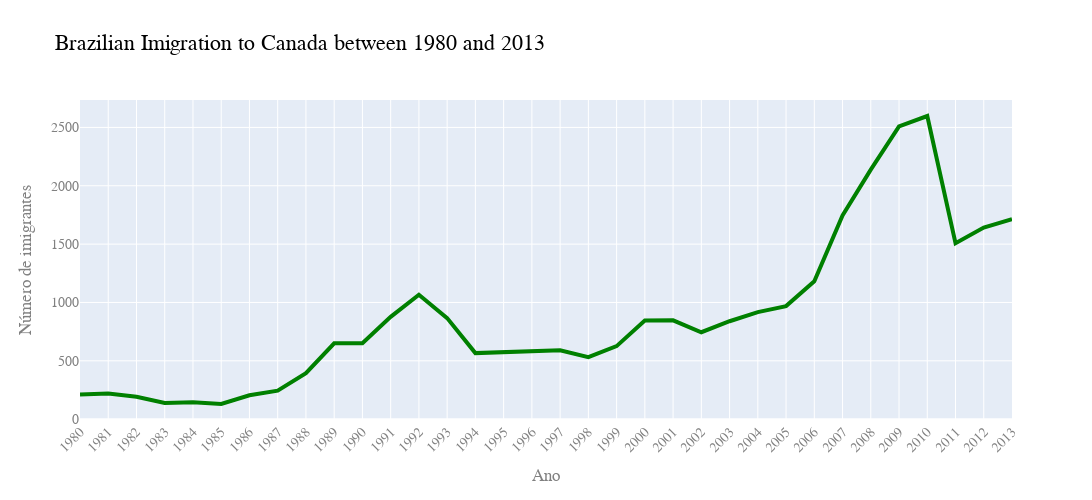

The cell this chart's notebook holds for it:
### Markdown cell above
# 10. Plotly

### Code cell
fig = px.line(data_brazil, x=data_brazil.index, y=data_brazil.Brazil,
             title='Brazilian Imigration to Canada between 1980 and 2013')

fig.update_traces(line_color='green', line_width=4)

fig.update_layout(width=1100, height=500,
                  xaxis={'tickangle':-45},
                  font_family='Arial',
                  font_size=14,
                  font_color='grey',
                  title_font_color='black',
                  title_font_size=22,
                  xaxis_title='Ano',
                  yaxis_title='Número de imigrantes')

fig.show()

### Figure 1 — Plotly figure (JSON) as saved in the notebook; plotly's stock layout.template omitted (floating-point values rounded to 4 significant figures)
{"data": [{"hovertemplate": "index=%{x}<br>Brazil=%{y}<extra></extra>", "legendgroup": "", "line": {"color": "green", "dash": "solid", "width": 4}, "marker": {"symbol": "circle"}, "mode": "lines", "name": "", "orientation": "v", "showlegend": false, "type": "scatter", "x": ["1980", "1981", "1982", "1983", "1984", "1985", "1986", "1987", "1988", "1989", "1990", "1991", "1992", "1993", "1994", "1995", "1996", "1997", "1998", "1999", "2000", "2001", "2002", "2003", "2004", "2005", "2006", "2007", "2008", "2009", "2010", "2011", "2012", "2013"], "xaxis": "x", "y": [211, 220, 192, 139, 145, 130, 205, 244, 394, 650, 650, 877, 1066, 866, 566, 572, 586, 591, 531, 626, 845, 847, 745, 839, 917, 969, 1181, 1746, 2138, 2509, 2598, 1508, 1642, 1714], "yaxis": "y"}], "layout": {"font": {"color": "grey", "family": "Arial", "size": 14}, "height": 500, "legend": {"tracegroupgap": 0}, "title": {"font": {"color": "black", "size": 22}, "text": "Brazilian Imigration to Canada between 1980 and 2013"}, "width": 1100, "xaxis": {"anchor": "y", "autorange": true, "domain": [0, 1], "range": [0, 33], "tickangle": -45, "title": {"text": "Ano"}, "type": "category"}, "yaxis": {"anchor": "x", "autorange": true, "domain": [0, 1], "range": [-7.111, 2735.0], "title": {"text": "Número de imigrantes"}, "type": "linear"}}}
